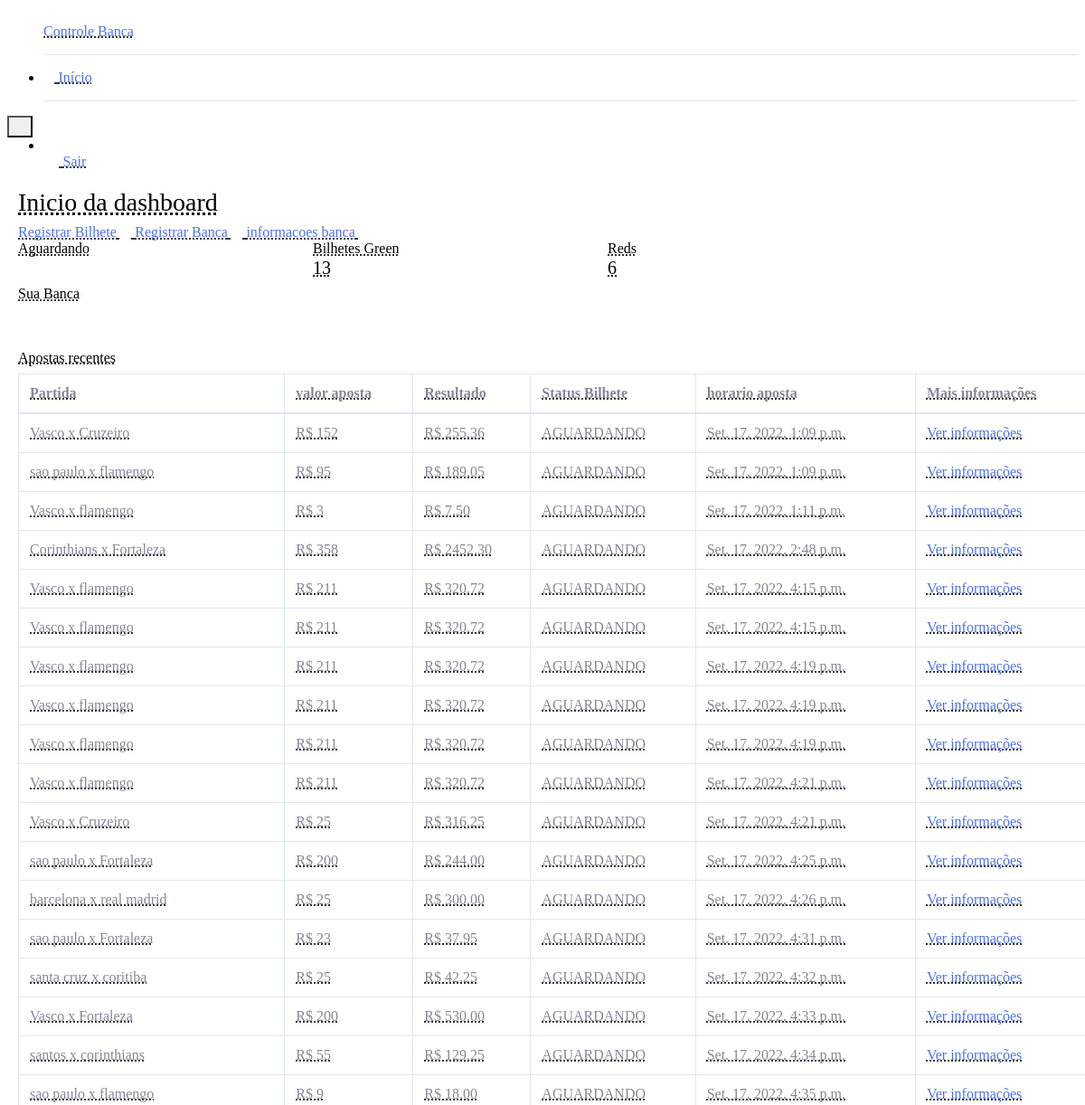
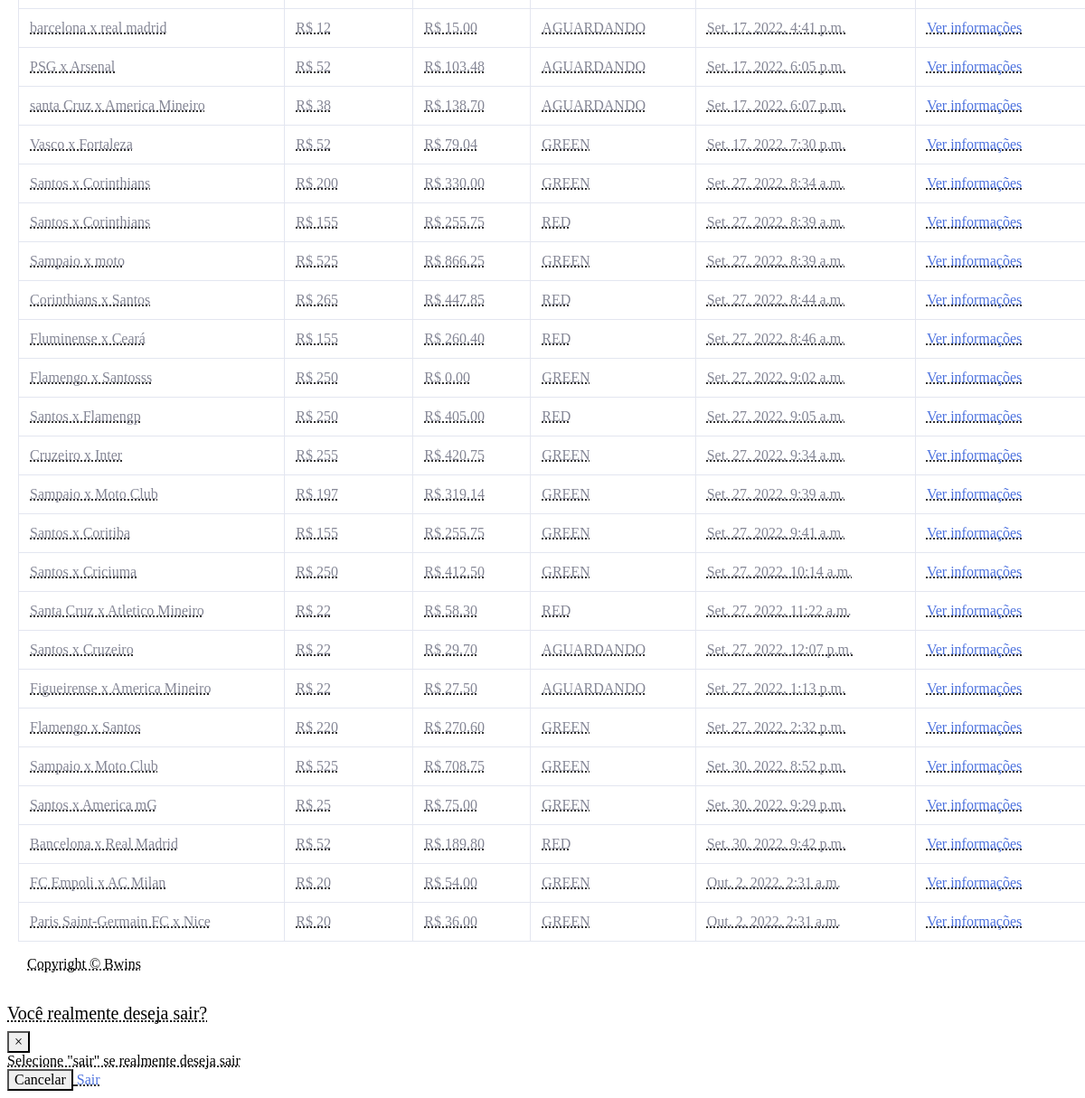
The app's page /, older data (2 pictures, top to bottom).
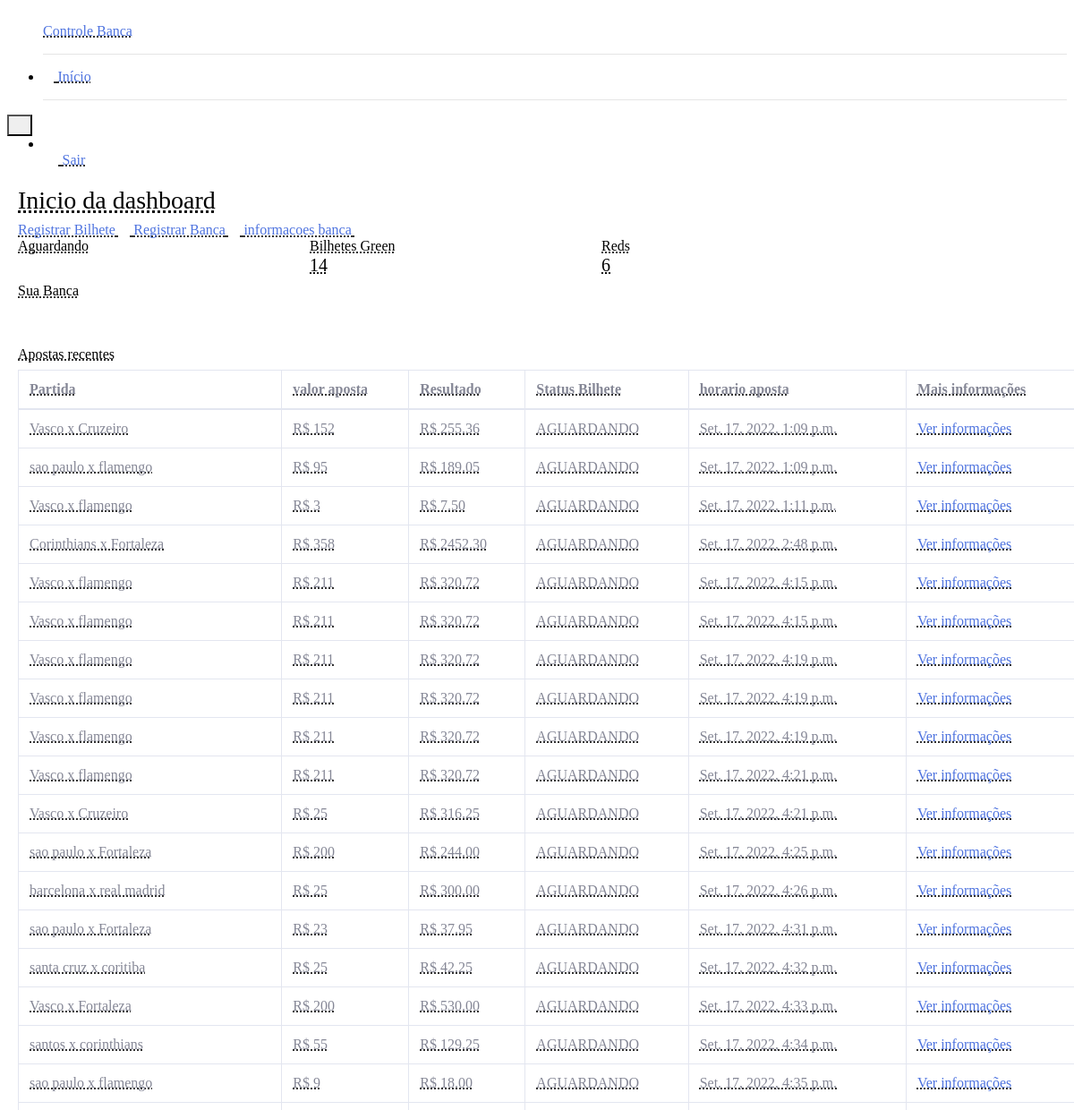
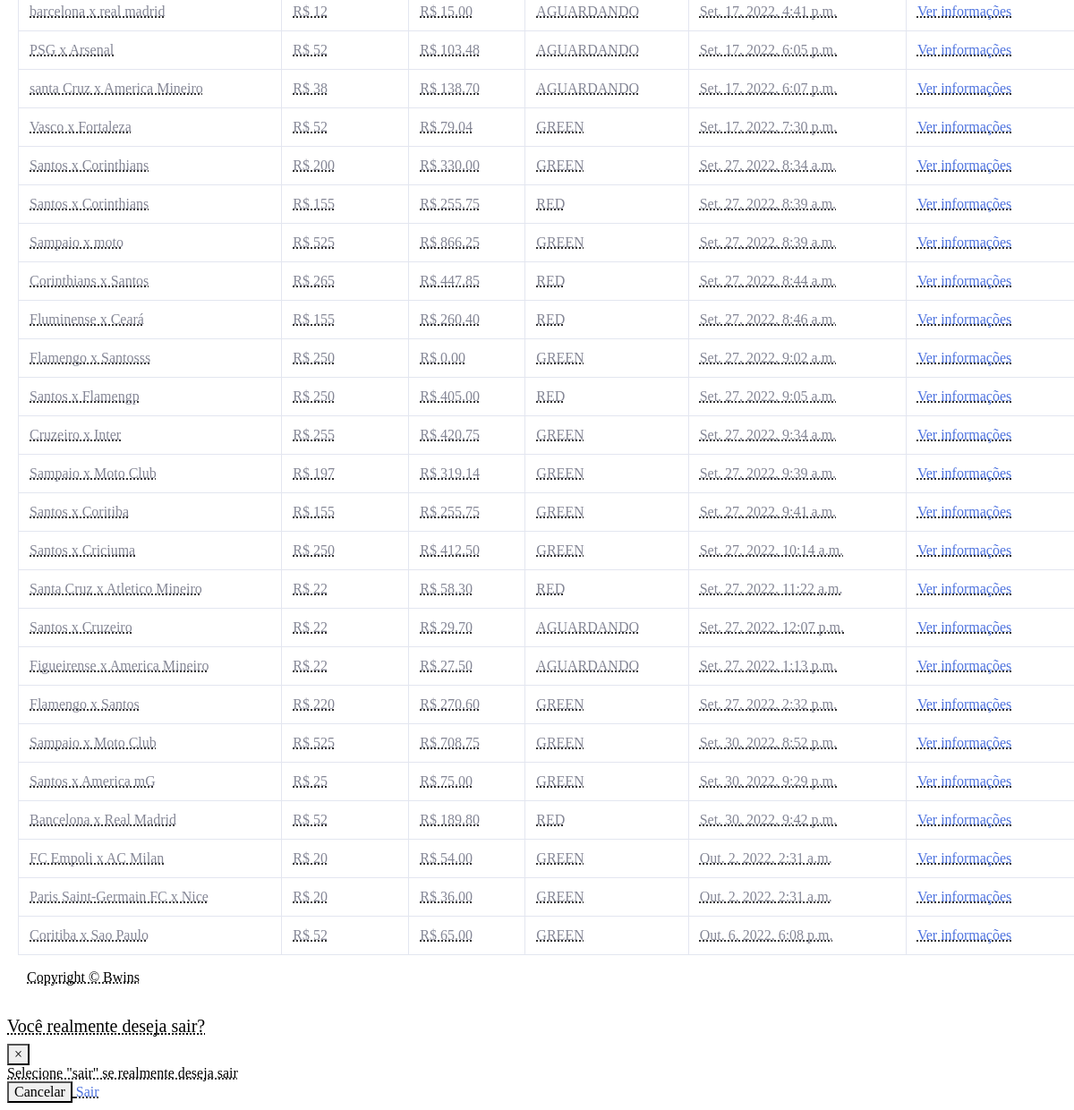
The same page, newer data (2 pictures, top to bottom).
### bilhetes/models.py (models this page shows, shortened)
class Bilhete(models.Model):
    STATUS_BILHETE = [
        ("AGUARDANDO", "Aguardando"),
        ("GREEN", "Green"),
        ("RED", "Red")
    ]
    status = models.CharField(
        verbose_name='status',
        max_length=194,
        choices=STATUS_BILHETE,
        default="AGUARDANDO"
    )
    time_casa = models.CharField(
        verbose_name="Time jogando em casa",
        max_length=194,
        blank=True,
        null=True
    )
    time_fora = models.CharField(
        verbose_name="Time jogando fora",
        max_length=194,
        blank=True,
        null=True
    )
    valor_aposta = models.IntegerField(
        verbose_name='Valor apostado R$',
    )
    cotacao = models.FloatField(
        verbose_name="Cotação"
    )
    banca_apostada = models.ForeignKey(
        'bancas.Banca',
        verbose_name='Banca que aconteceu a aposta',
        on_delete=models.PROTECT,
        blank=True,
        null=True,
    )
    horario_aposta = models.DateTimeField(
        verbose_name='Horario aposta',
        auto_now_add=True
    )
    def get_jogo(self):
        time_home = str(self.time_casa)
        time_away = str(self.time_fora)
        jogo_formatado = f'{time_home} x {time_away}'
        return jogo_formatado
    def get_valor_aposta(self):
        valor = self.valor_aposta
        valor_formatado = f'R$ {valor}'
        return valor_formatado
    def valor_ganho(self):
        valor = self.valor_aposta
        cotacao = self.cotacao
        ganho = valor * cotacao
        ganho_total = "{:.2f}".format(ganho)
        ganho_formatado = f"R$ {ganho_total}"
        return ganho_formatado
    class Meta:
        verbose_name = 'Bilhete'
        verbose_name_plural = 'Bilhetes',
        db_table = 'bilhete'

### dashboard/views.py (the view)
def index(request):
    todos_bilhetes = Bilhete.objects.all()
    bilhetes_aguardando = todos_bilhetes.filter(
        status="AGUARDANDO"
    )
    bilhetes_green = todos_bilhetes.filter(
        status="GREEN"
    )
    bilhetes_red = todos_bilhetes.filter(
        status="RED"
    )
    context = {
        "nome_pagina": "Inicio da dashboard",
        'todos_bilhetes': todos_bilhetes,
        "bilhetes_aguardando": bilhetes_aguardando.count(),
        "bilhetes_green": bilhetes_green.count(),
        "bilhetes_red": bilhetes_red.count(),
    }
    return render(request, "index.html", context)

### templates/index.html (shortened to what the changed rows need)
{% extends "base.html" %}
{% block conteudo %}
<div class="container-fluid">
    <div class="d-sm-flex align-items-center justify-content-between mb-4">
        <h1 class="h3 mb-0 text-gray-800">{{ nome_pagina }}</h1>
        </div>
    <div class="row">
        <div class="col-xl-3 col-md-6 mb-4">
            <div class="card border-left-primary shadow h-100 py-2">
                <div class="card-body">
                    <div class="row no-gutters align-items-center">
                        <div class="col mr-2">
                            <div class="text-xs font-weight-bold text-primary text-uppercase mb-1">Bilhetes Green</div>
                            <div class="h5 mb-0 font-weight-bold text-gray-800">{{bilhetes_green}}</div>
                        </div>
                    </div>
                </div>
            </div>
        </div>
    </div>
    <div class="card shadow mb-4">
        <div class="card-body">
            <div class="table-responsive">
                <table class="table table-bordered">
                    <thead>
                        <th>Partida</th>
                        <th>valor aposta</th>
                        <th>Resultado</th>
                        <th>Status Bilhete</th>
                        <th>horario aposta</th>
                        <th>Mais informações</th>
                    </thead>
                    <tbody>
                        {% for bilhete in todos_bilhetes %}
                            <tr>
                                <td>{{ bilhete.get_jogo }}</td>
                                <td>{{ bilhete.get_valor_aposta }}</td>
                                <td>{{ bilhete.valor_ganho}}</td>
                                <td>{{ bilhete.status}}</td>
                                <td>{{ bilhete.horario_aposta}}</td>
                                <td>
                                    <a href="{% url 'informacoes_bilhete' id=bilhete.id %}">
                                        Ver informações
                                    </a>
                                </td>
                            </tr>
                        {% endfor %}
                    </tbody>
                </table>
            </div>
        </div>
    </div>
</div>
{% endblock conteudo %}

Row changes from the older to the newer data that the page shows:
added Bilhete: get_jogo "Coritiba x Sao Paulo", get_valor_aposta "R$ 52", valor_ganho "R$ 65.00", status "GREEN", horario_aposta "Out. 6, 2022, 6:08 p.m."
Text that changed along with them:
{{ bilhetes_green }}: "13" → "14"
